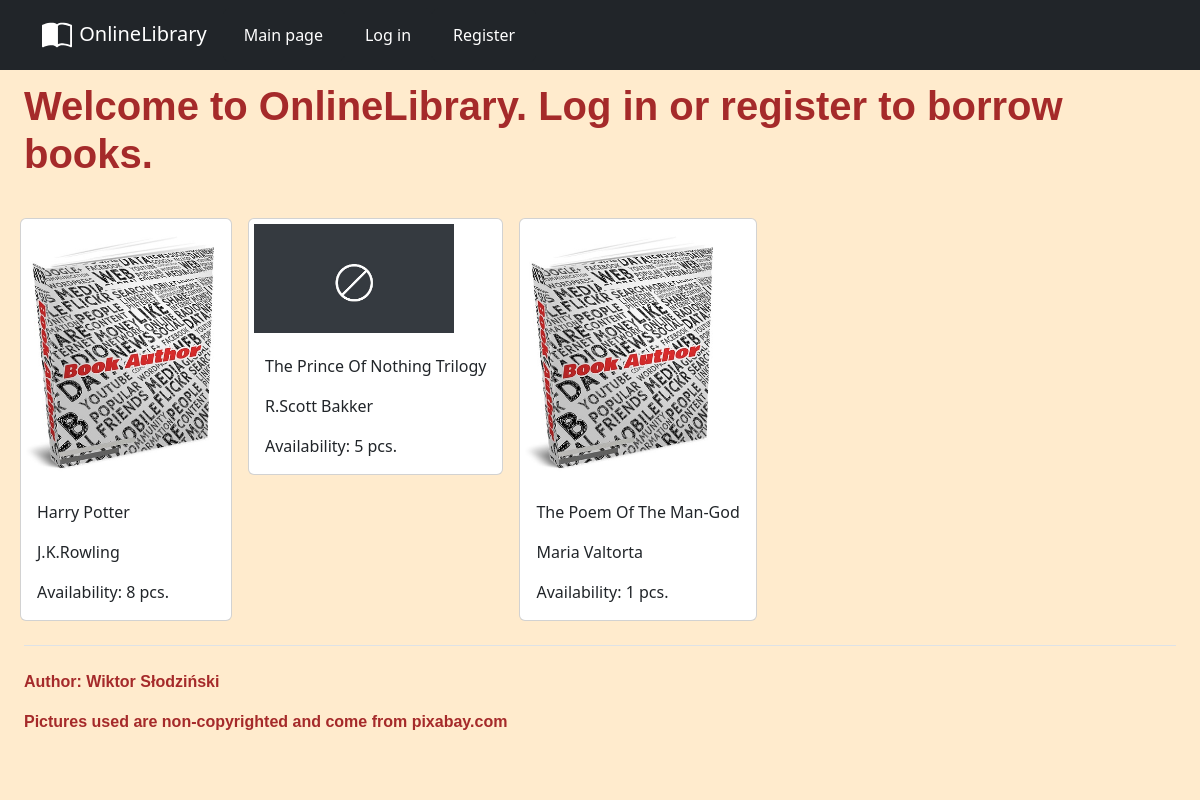
The page / on the database its author committed.
### main.py (models this page shows)
class Books(db.Model):
    id: Mapped[int] = mapped_column(Integer, primary_key=True)
    title: Mapped[str] = mapped_column(String, nullable=False)
    author: Mapped[str] = mapped_column(String, nullable=False)
    availability: Mapped[int] = mapped_column(Integer, nullable=False)
    cover: Mapped[str] = mapped_column(String, nullable=True)

### main.py (the view)
@app.route('/')
def home():
    global logged_in
    global username
    if not logged_in:
        msg = "Welcome to OnlineLibrary. Log in or register to borrow books."
    else:
        msg = ""
    book_list = db.session.execute(db.select(Books)).scalars()
    return render_template("index.html", products=book_list, x=logged_in, u=username,
                           msg=msg)

### templates/index.html (shortened to what this page needs)
{% extends 'baza.html' %}
{% from "bootstrap5/form.html" import render_form %}
{% block content %}
      {%if msg %}
      <h1> {{msg | safe}} </h1>
      {% endif %}
      <div class="row row-cols-1 row-cols-sm-2 row-cols-md-3 g-3">
          {% for product in products %}
            <div class="col">
              <div class="card">
                <a href="{{url_for('review', id=product.id)}}">
                  <img src="{{ url_for('static', filename=product.cover) }}" alt="sample product image">
                </a>
                <div class="card-body">
                  <p class="card-text">{{product.title}}</p>
                  <p class="card-text">{{product.author}}</p>
                  <p class="card-text">Availability: <span>{{product.availability}} pcs.</span></p>
                </div>
              </div>
            </div>
          {% else %}
            <h1>No books yet :(</h1>
          {% endfor %}
      </div>
{% endblock %}

### templates/baza.html (shortened to what this page needs)
<!DOCTYPE html>
<html lang="en">
  <head>
    {% block styles %}
    {{ bootstrap.load_css() }}
      <link href="https://cdn.jsdelivr.net/npm/bootstrap@5.3.2/dist/css/bootstrap.min.css"
    rel="stylesheet"
>
    <link rel="stylesheet" href="./static/css/styles.css">
    {% endblock %}
  </head>
  <body>
  <nav class="navbar navbar-expand-lg navbar-dark bg-dark" aria-label="Eighth navbar example">
    <div class="container">
      <div class="navbar-brand">
         OnlineLibrary
      </div>
      <div class="collapse navbar-collapse" id="navbarsExample07">
        <ul class="navbar-nav me-auto mb-2 mb-lg-0">
          <li class="nav-item btn btn-dark">
            <a class="nav-link active" aria-current="page" href="{{ url_for('home') }}">Main page</a>
          </li>
          <li class="nav-item btn btn-dark">
            <a class="nav-link active" href="{{ url_for('login') }}">Log in</a>
          </li>
          <li class="nav-item btn btn-dark">
            <a class="nav-link active" href="{{ url_for('register') }}">Register</a>
          </li>
        </ul>
      </div>
    </div>
  </nav>
    {% block content %}{% endblock %}
  <div class="py-4 my-4 border-top footer">
      <p>Author: Wiktor Słodziński</p>
      <p>Pictures used are non-copyrighted and come from pixabay.com</p>
    </div>
  </body>
</html>

### static/css/styles.css (style rules this page uses)
body { background-color: blanchedalmond; }
svg { margin-right: 2px; height: 30px; width: auto; }
.row { margin: 1% 1%; }
.footer { margin: 0% 2%; font-weight: 600; font-family: Verdana, Geneva, Tahoma, sans-serif; color: brown; }
h1 { margin: 1% 2% 2% 2%; font-weight: 600; font-family: Verdana, Geneva, Tahoma, sans-serif; color: brown; }
img { height: auto; width: 200px; margin: 5px; }
.col { width: auto; }
.card { max-width: 300px; }

### rows shown on the page
Books: cover (picture), title "Harry Potter", author "J.K.Rowling", availability "8"
Books: cover (placeholder picture), title "The Prince Of Nothing Trilogy", author "R.Scott Bakker", availability "5"
Books: cover (picture), title "The Poem Of The Man-God", author "Maria Valtorta", availability "1"

### other values the page prints
{{ msg | safe }} "Welcome to OnlineLibrary. Log in or register to borrow books."
